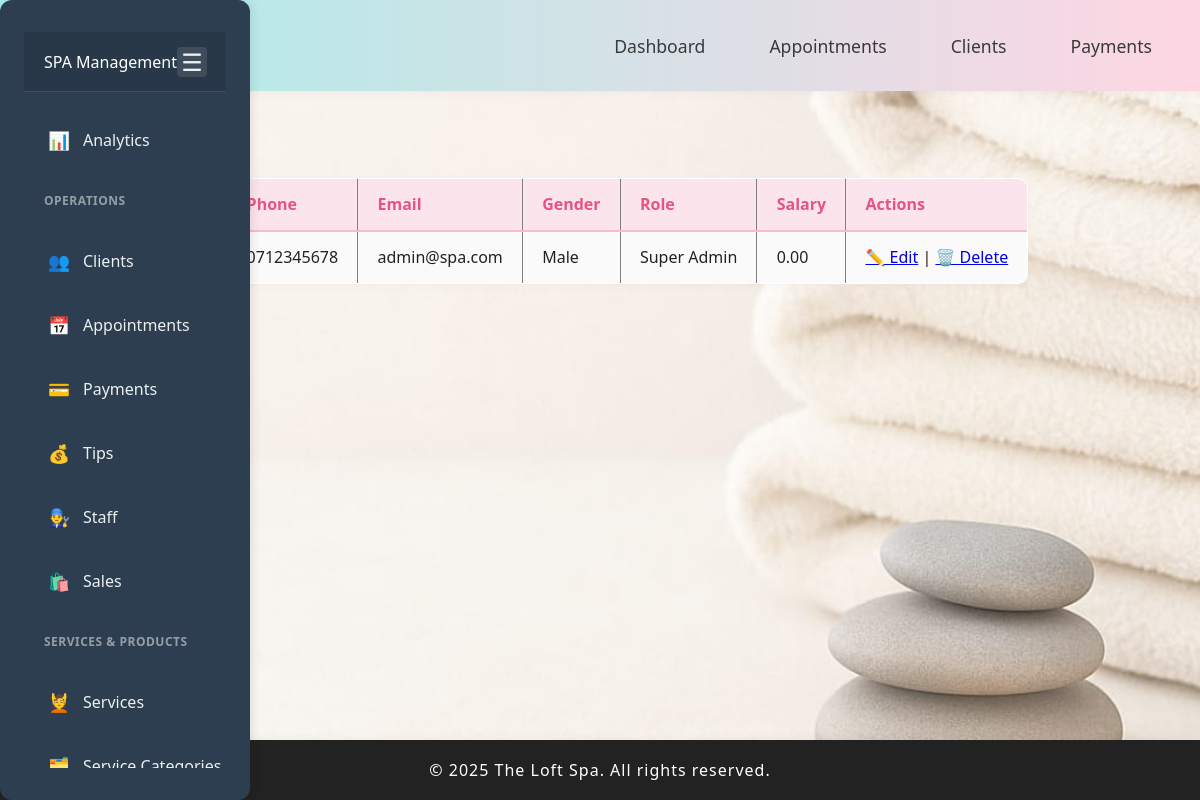
/modules/staff/index.php, run on the app's committed database.
### tables this page shows
CREATE TABLE IF NOT EXISTS `staff` (
  `id` int NOT NULL AUTO_INCREMENT,
  `full_name` varchar(100) NOT NULL,
  `phone` varchar(20) DEFAULT NULL,
  `email` varchar(100) DEFAULT NULL,
  `password` varchar(255) DEFAULT NULL,
  `gender` enum('Male','Female','Other') DEFAULT 'Female',
  `role` varchar(50) DEFAULT NULL,
  `salary` decimal(10,2) DEFAULT NULL,
  `created_at` timestamp NULL DEFAULT CURRENT_TIMESTAMP,
  `commission_rate` decimal(5,2) DEFAULT '0.00',
  `is_active` tinyint(1) DEFAULT '1',
  `last_login` timestamp NULL DEFAULT NULL,
  `role_id` int DEFAULT '3',
  PRIMARY KEY (`id`)
);

### modules/staff/index.php (the view)
<?php
include('../../includes/db.php');
include('../../includes/header.php');
include('../../includes/aside.php');
$result = $conn->query("SELECT * FROM staff");
?>
<section>
    <h2>Staff Members</h2>
    <link rel="stylesheet" href="../../assets/css/styles.css">
    <a href="add.php">➕ Add New Staff</a>
    <table border="1" cellpadding="10">
        <tr>
            <th>ID</th>
            <th>Name</th>
            <th>Phone</th>
            <th>Email</th>
            <th>Gender</th>
            <th>Role</th>
            <th>Salary</th>
            <th>Actions</th>
        </tr>
        <?php while ($row = $result->fetch_assoc()): ?>
            <tr>
                <td><?= $row['id'] ?></td>
                <td><?= htmlspecialchars($row['full_name']) ?></td>
                <td><?= htmlspecialchars($row['phone']) ?></td>
                <td><?= htmlspecialchars($row['email']) ?></td>
                <td><?= $row['gender'] ?></td>
                <td><?= $row['role'] ?></td>
                <td><?= number_format($row['salary'], 2) ?></td>
                <td>
                    <a href="edit.php?id=<?= $row['id'] ?>">✏️ Edit</a> |
                    <a href="delete.php?id=<?= $row['id'] ?>" onclick="return confirm('Delete this staff member?')">🗑️ Delete</a>
                </td>
            </tr>
        <?php endwhile; ?>
    </table>
</section>
<?php include('../../includes/footer.php'); ?>

### assets/css/styles.css (style rules this page uses)
* { margin: 0; padding: 0; box-sizing: border-box; }
body { font-family: 'Segoe UI', Arial, sans-serif; background: #f7f8fa; color: #222; min-height: 100vh; display: flex; flex-direction: column; background-image: url('../images/SPA BACKGROUND IMAGE.jpg'); background-size: cover; background-position: center; background-repeat: no-repeat; background-attachment: fixed; }
table { width: 100%; border-collapse: collapse; background: #fff; border-radius: 10px; overflow: hidden; box-shadow: 0 2px 8px rgba(0,0,0,0.03); margin-bottom: 2rem; }
th, td { padding: 0.9rem 1.2rem; text-align: left; }
th { background: #fce4ec; color: #e75480; font-weight: 600; border-bottom: 2px solid #f8bbd0; }
tr:nth-child(even) { background: #fafafa; }

### data on the page
staff: phone "0712345678", email "admin@spa.com", gender "Male", role "Super Admin", salary "0.00"
